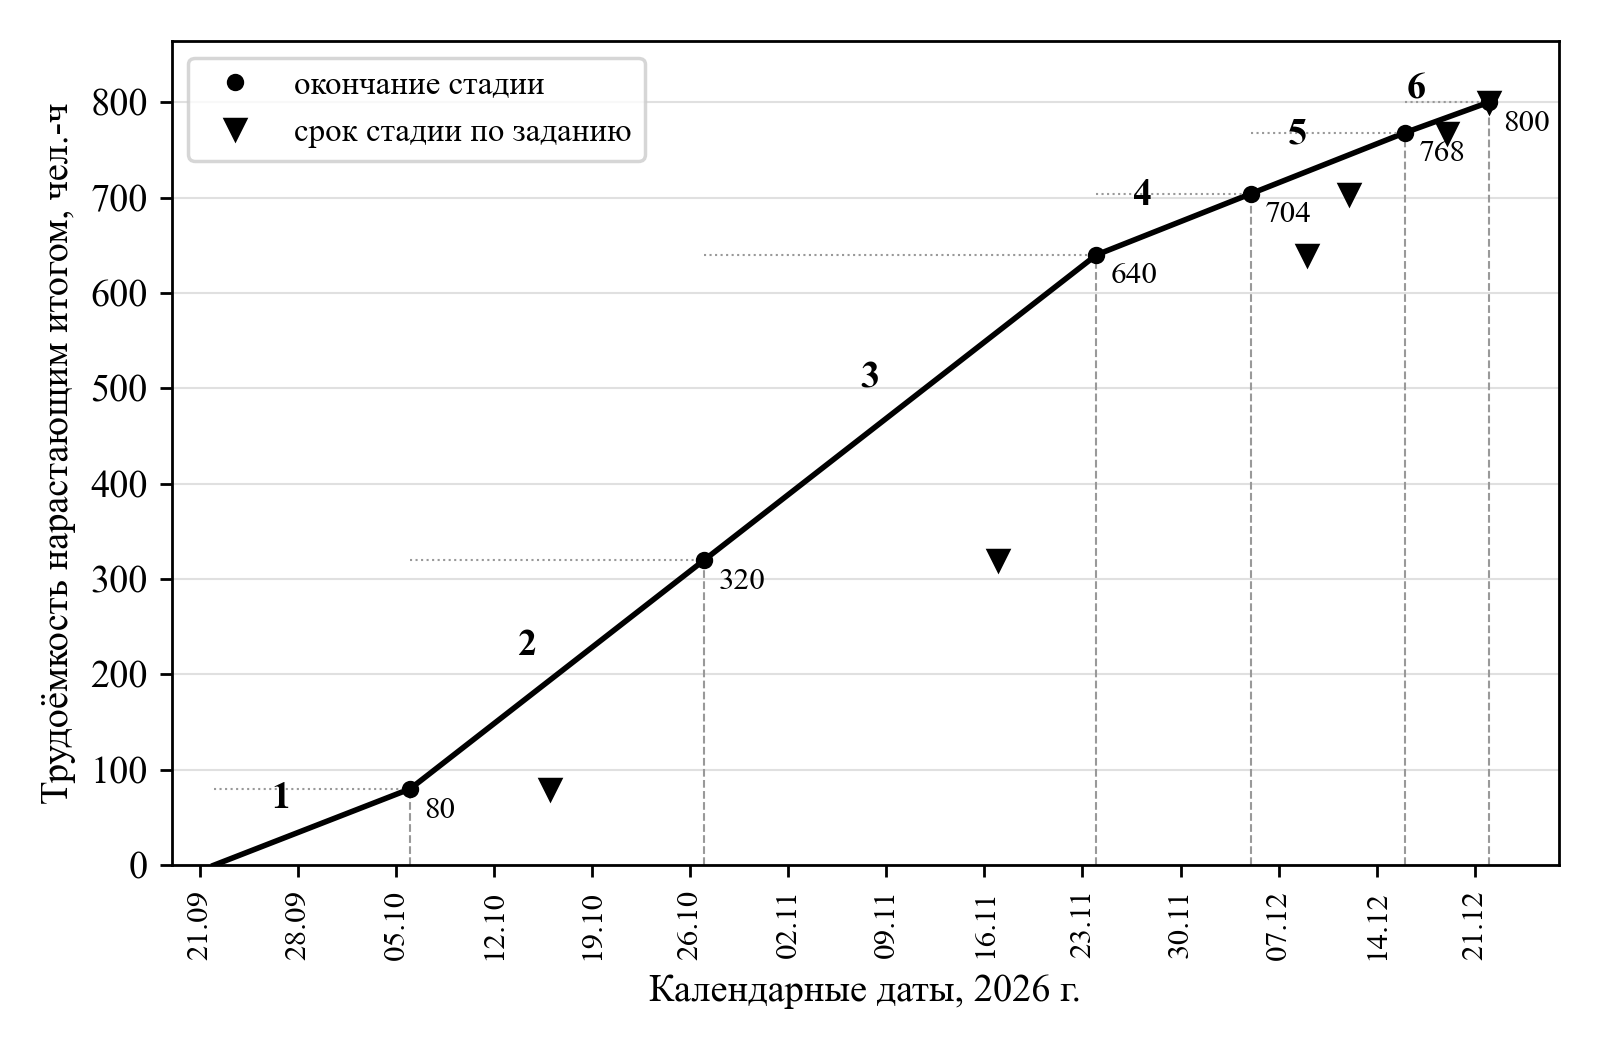

The script that saved this image:
# -*- coding: utf-8 -*-
"""Календарный план НИР в осях «календарные даты — трудоёмкость» (методичка, п. 3.2)."""
from datetime import timedelta

import matplotlib
matplotlib.use("Agg")
import matplotlib.dates as mdates
import matplotlib.pyplot as plt

from calc_economics import R

plt.rcParams.update({"font.family": "Times New Roman", "font.size": 11})
stages = R["stages"]
fig, ax = plt.subplots(figsize=(6.4, 4.2), dpi=250)

cum = 0
xs, ys = [mdates.date2num(stages[0]["begin"])], [0]
for i, s in enumerate(stages, 1):
    x0 = mdates.date2num(s["begin"])
    x1 = mdates.date2num(s["end"] + timedelta(days=1))
    y0, cum = cum, cum + s["T"]
    xs.append(x1)
    ys.append(cum)
    ax.plot([x0, x1], [y0, cum], color="black", linewidth=1.6)
    ax.plot([x1, x1], [0, cum], color="#999999", linewidth=0.6, linestyle="--")
    ax.plot([x0, x1], [cum, cum], color="#999999", linewidth=0.6, linestyle=":")
    ax.plot(x1, cum, "o", color="black", markersize=4)
    ax.text((x0 + x1) / 2 - 1.5, (y0 + cum) / 2 + 12, str(i), ha="right", va="bottom", fontsize=11,
            fontweight="bold")
    dl = mdates.date2num(s["deadline"]) + 1
    ax.plot(dl, cum, marker="v", color="black", markersize=6, linestyle="none")
    ax.text(x1 + 1, cum - 8, f"{cum}", ha="left", va="top", fontsize=9)

ax.set_xlim(mdates.date2num(stages[0]["begin"] - timedelta(days=3)),
            mdates.date2num(stages[-1]["deadline"] + timedelta(days=6)))
ax.set_ylim(0, R["T_total"] * 1.08)
ax.xaxis.set_major_locator(mdates.WeekdayLocator(byweekday=mdates.MO, interval=1))
ax.xaxis.set_major_formatter(mdates.DateFormatter("%d.%m"))
plt.setp(ax.get_xticklabels(), rotation=90, fontsize=9)
ax.set_xlabel("Календарные даты, 2026 г.")
ax.set_ylabel("Трудоёмкость нарастающим итогом, чел.-ч")
ax.grid(axis="y", color="#e0e0e0", linewidth=0.6)
ax.plot([], [], "o", color="black", markersize=4, label="окончание стадии")
ax.plot([], [], "v", color="black", markersize=6, label="срок стадии по заданию")
ax.legend(loc="upper left", fontsize=9.5)
fig.tight_layout()
fig.savefig("calgraph.png")
print("saved calgraph.png")
